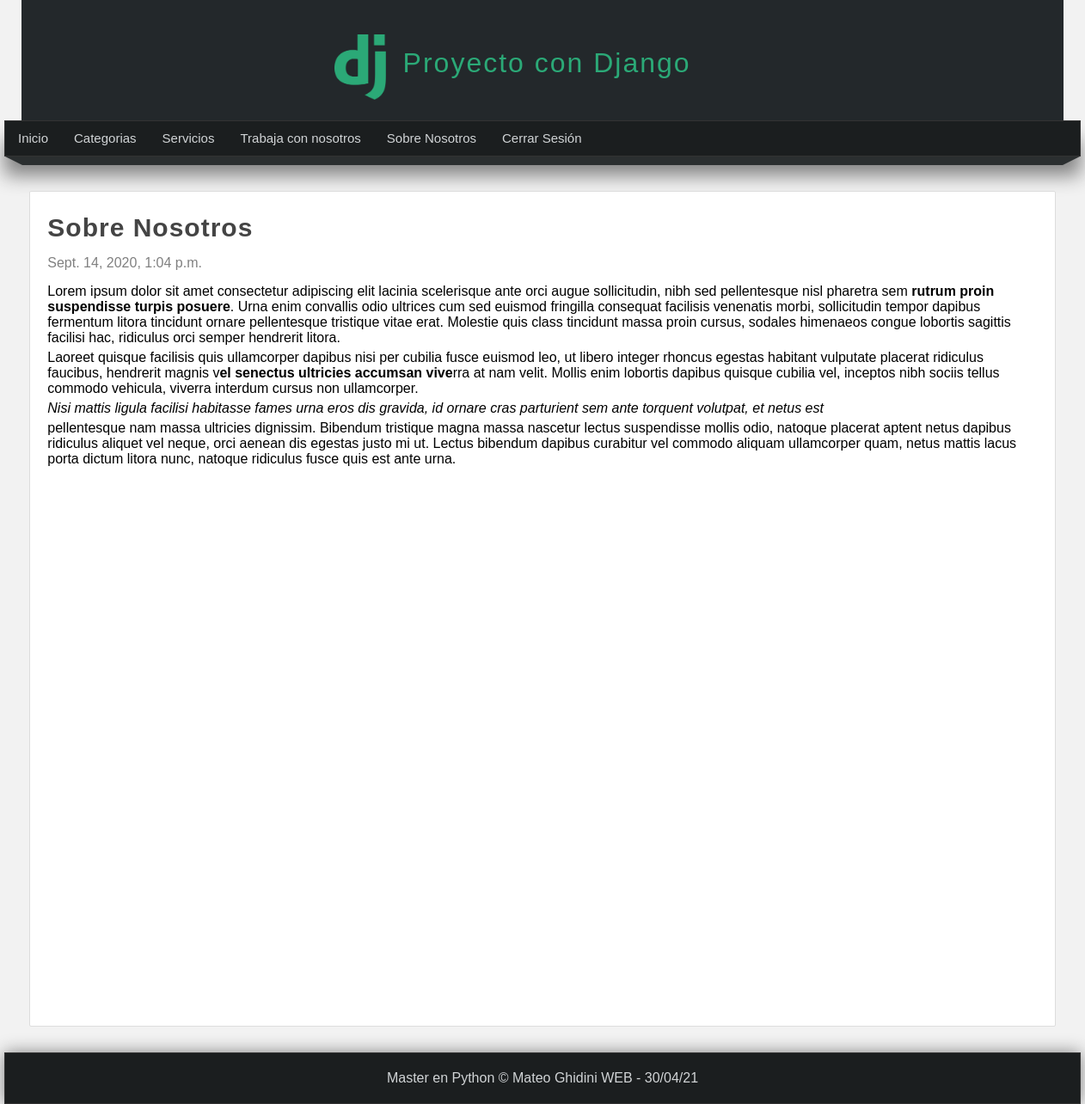
The app's page /pagina/sobre-nosotros (signed in) with its own data.
### pages/models.py (models this page shows, shortened)
class Page(models.Model):
    title = models.CharField(max_length=50, verbose_name="Titulo")
    content = RichTextField(verbose_name="Contenido")
    slug= models.CharField(unique=True, max_length=150, verbose_name="URL Amigable")
    order= models.IntegerField(default=0, verbose_name="Orden")
    visible = models.BooleanField(verbose_name="¿Visible?")
    created_at = models.DateTimeField(auto_now_add=True, verbose_name="Creado el")
    updated_at = models.DateTimeField(auto_now=True, verbose_name="Actualizado el")
    class Meta:
        verbose_name = "Pagina"
        verbose_name_plural = "Paginas"

### pages/views.py (the view)
# urls.py: path('pagina/<str:slug>', views.page, name='page')
@login_required(login_url='login')
def page(request, slug):
    page= Page.objects.get(slug=slug)
    return render(request, "pages/page.html",{
        "page": page
    })

### blog/processor.py (called while the page is built)
def get_categories(request):
    categories_in_use = Article.objects.filter(public=True).values_list('categories', flat=True)
    categories = Category.objects.filter(id__in=categories_in_use).values_list('id', 'name')
    return {
        'categories': categories,
        'ids': categories_in_use
    }

### pages/context_processors.py (called while the page is built)
def get_pages(request):
    pages = Page.objects.filter(visible=True).order_by('order').values_list('id', 'title', 'slug')
    return {
        'pages': pages
    }

### pages/templates/pages/page.html (shortened to what this page needs)
{%extends 'layouts/layout.html'%}
{%block content%}
    <h1 class="title">{{page.title}}</h1>
    <span class="date">{{page.created_at}}</span>
    <p class="content">
        {{page.content|safe}}
    </p>
{% endblock %}

### mainapp/templates/layouts/layout.html (shortened to what this page needs)
{%load static%}
<!DOCTYPE html>
<html lang="es">
<head>
    <link rel="stylesheet" type = "text/css" href="{%static 'css/styles.css' %}">
</head>
<body>
    <header>
        <div id="logotipo">
            <img src="{% static 'imagenes/original.png'%}" alt="">
            <h1>Proyecto con Django</h1>
        </div>
    </header>
    <nav>
        <ul>
            <li>
                <a href = "{% url 'index'%}">Inicio</a>
            </li>
            {%if user.email%}
                <li>
                    <a href = "{% url 'list_articles'%}">Categorias</a>
                </li>
                {%for page in pages%}
                    <li>
                        <a href = "{%url 'page' page.2 %}">{{page.1}}</a>
                    </li>
                {%endfor%}
                <li>
                    <a href = "{% url 'logout'%}">Cerrar Sesión</a>
                </li>
            {%endif%}
        </ul>
    </nav>
   <div class="barra">
       <span class="esquina-izquierda"></span>
       <span class="relleno-barra"></span>
       <span class="esquina-derecha"></span>
   </div>
    <div id = "content">
        <div class="box">
            {% block content %}{% endblock %}
        </div>
    </div>
    <footer>
        Master en Python &copy; Mateo Ghidini WEB - {% now "d/m/y" %}
    </footer>
</body>
</html>

### mainapp/static/css/styles.css (style rules this page uses)
* { margin: 0px; padding: 0px; font-family: sans-serif, Arial, Helvetica; text-decoration: none; }
.box p, .box h2, .box h3,.box ul { margin-top: 5px; margin-bottom: 5px; }
body { background-color: #F2F2F2; }
header { width: 1212px; height: 140px; background-color: #23282B; margin: 0 auto; }
#logotipo { width: 40%; height: 130px; margin: 0 auto; padding-top: 20px; }
#logotipo img { display:block; width: 60px; float: left; margin-top: 20px; }
#logotipo h1 { display: block; letter-spacing: 2px; margin-top: 35px; font-weight: lighter; color: #2ba977; float: left; margin-left: 20px; }
nav { width: 1250px; height: 40px; background-color: #1b1e1f; border: 1px solid #333333; margin: 0 auto; box-shadow: 0px 22px 22px gray; font-size: 15px; }
nav > ul { list-style: none; text-decoration: none; }
nav > ul > li { line-height: 40px; float: left; }
nav > ul > li > a { display:block; padding-right: 15px; padding-left:15px; color: #d1d4d6; }
.barra { width: 1250px; margin: 0 auto; }
.esquina-izquierda { display:block; border-left: 20px solid transparent; border-top: 10px solid #2b2f30; float: left; }
.esquina-derecha { display:block; border-right: 20px solid transparent; border-top: 10px solid #2b2f30; float: right; }
.relleno-barra { display:block; background: #2b2f30;; height: 10px; width: 1210px; float: left; }
#content { width: 1212px; min-height: 930px; margin: 0 auto; margin-bottom: 30px; margin-top: 40px; }
.box { background: #fff;; width: 95%; min-height: 930px; padding: 20px; border: 1px solid #ddd; border-radius: 2px; margin: 0 auto; }
.title { color:#444; letter-spacing: 1px; font-size: 30px; margin-bottom: 10px; margin-top: 5px; }
.date { display: block; margin-top:15px; margin-bottom: 15px; color: gray; }
.content { line-height: 25px; }
footer { width: 1250px; background-color:#1b1e1f; border: 1px solid #333; color: #d1d4d6; text-align: center; padding-top: 20px; padding-bottom: 20px; box-shadow: 0px 0px 20px gray; margin: 0 auto; }

### records on screen
Page: title "Servicios"
Page: title "Trabaja con nosotros"
Page: title "Sobre Nosotros", created_at "Sept. 14, 2020, 1:04 p.m.", content "Lorem ipsum dolor sit amet consectetur adipiscing elit lacinia scelerisque ante orci augue sollicitudin, nibh sed pellentesque nisl pharetra sem rutrum proin suspendisse turpis posuere . Urna enim convallis odio ultrices cum sed euismod fringilla consequat facilisis venenatis morbi, sollicitudin tempor dapibus fermentum litora tincidunt ornare pellentesque tristique vitae erat. Molestie quis class tincidunt massa proin cursus, sodales himenaeos congue lobortis sagittis facilisi hac, ridiculus orci semper hendrerit litora. Laoreet quisque facilisis quis ullamcorper dapibus nisi per cubilia fusce euismod leo, ut libero integer rhoncus egestas habitant vulputate placerat ridiculus faucibus,…"
